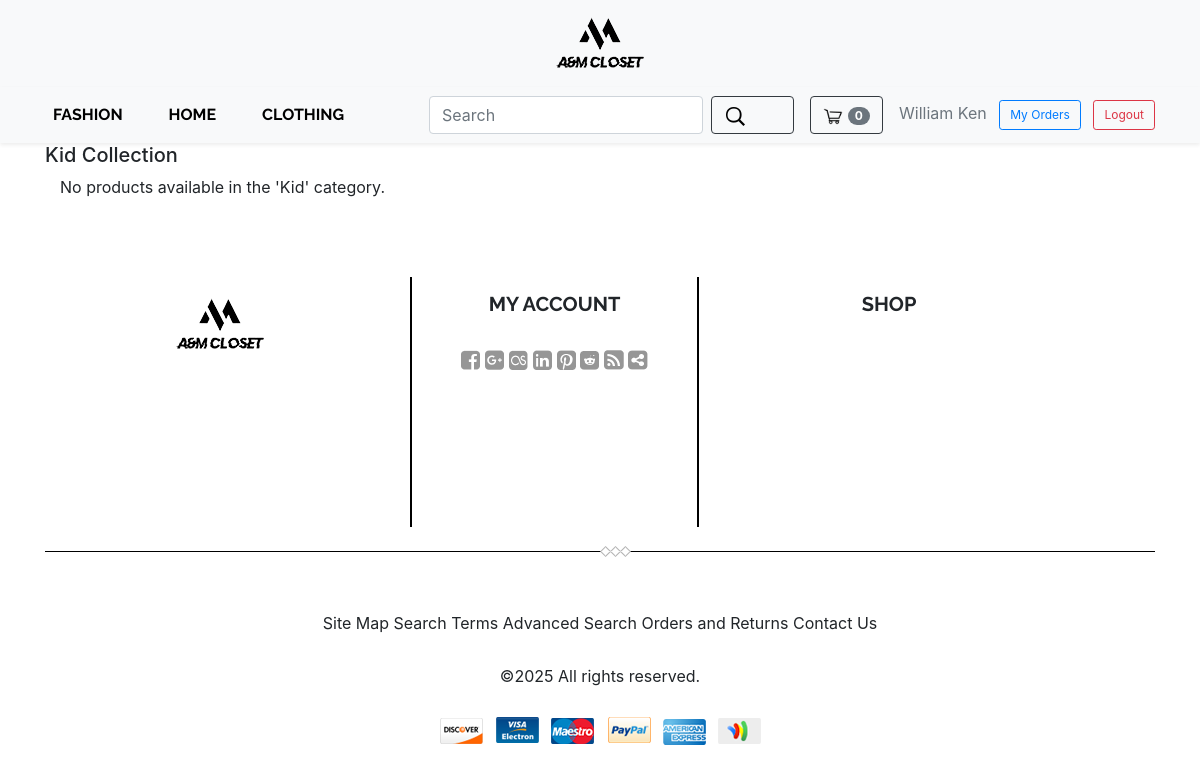
Before: /Others.php?tags=Kid (signed in) with the older database file.
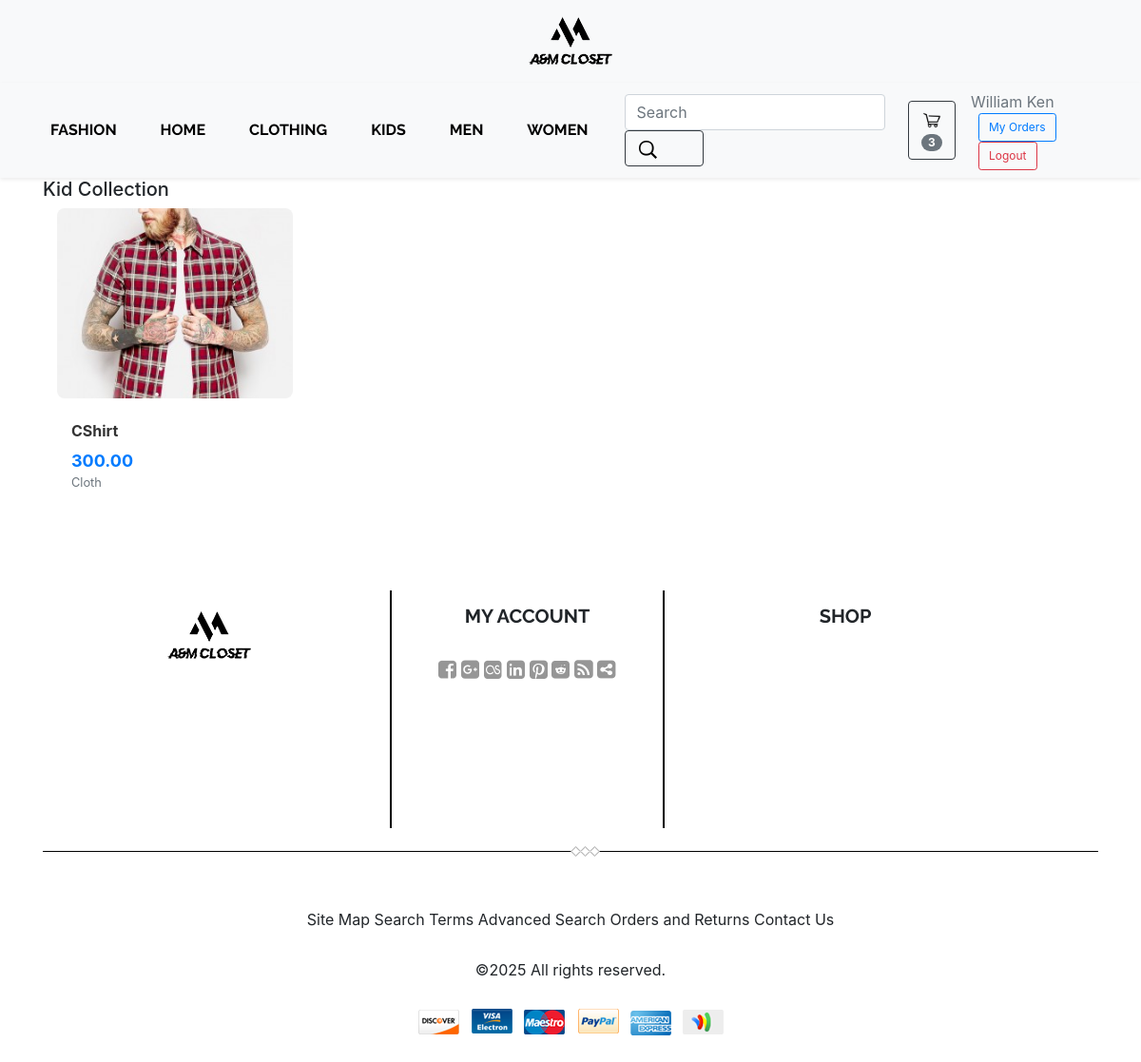
After: the same page with the newer database file.
### tables this page shows
CREATE TABLE `product` (
  `p_id` int(100) NOT NULL,
  `name` varchar(100) NOT NULL,
  `category` varchar(100) NOT NULL,
  `description` varchar(100) NOT NULL,
  `tags` varchar(255) NOT NULL,
  `quantity` int(100) NOT NULL,
  `Price` int(100) NOT NULL,
  `imgname` varchar(100) NOT NULL
);

### Others.php (the view, shortened to what the changed rows need)
<?php
  include 'header.php';
  include 'lib/connection.php';
  $selected_category = isset($_GET['category']) ? $_GET['category'] : null;
  $selected_tags = isset($_GET['tags']) ? $_GET['tags'] : null;
  $filter_value = $selected_tags ? $selected_tags : $selected_category;
  if ($filter_value) {
    $sql = "SELECT * FROM product WHERE tags = '" . mysqli_real_escape_string($conn, $filter_value) . "'";
    $result = mysqli_query($conn, $sql);
    if (mysqli_num_rows($result) == 0) {
      $sql = "SELECT * FROM product WHERE category = '" . mysqli_real_escape_string($conn, $filter_value) . "'";
      $result = mysqli_query($conn, $sql);
    }
  } else {
    $sql = "SELECT * FROM product";
    $result = mysqli_query($conn, $sql);
  }
?>
<div class="container">
    <div class="container">
        <div class="row" id="productsContainer">
            <?php
            if (mysqli_num_rows($result) > 0) {
                while ($row = mysqli_fetch_assoc($result)) {
                    ?>
                    <div class="col-md-3 col-sm-6 col-6 product-item" data-category="<?php echo htmlspecialchars($row['category']); ?>">
                        <div class="product-item">
                            <a href="product_detail.php?id=<?php echo $row['p_id']; ?>" class="product-link">
                                <div class="product-image">
                                    <img src="admin/product_img/<?php echo $row['imgname']; ?>" alt="<?php echo $row['name']; ?>">
                                </div>
                                <div class="product-info">
                                    <h6><?php echo $row["name"]; ?></h6>
                                    <span class="price"><?php echo number_format($row["Price"], 2); ?></span>
                                    <small class="text-muted d-block"><?php echo $row["category"]; ?></small>
                                </div>
                            </a>
                        </div>
                    </div>
                    <?php
                }
            } else {
                if ($filter_value) {
                    echo "<div class='col-12'><p>No products available in the '" . htmlspecialchars($filter_value) . "' category.</p></div>";
                } else {
                    echo "<div class='col-12'><p>No products available.</p></div>";
                }
            }
            ?>
        </div>
    </div>
</div>
<?php
  include 'footer.php';
?>

### header.php (shortened to what the changed rows need)
<?php
  include "lib/connection.php";
  $result = null;
  if (isset($_SESSION['userid'])) {
      $id = $_SESSION['userid'];
      $sql = "SELECT * FROM cart WHERE userid='$id'";
      $result = $conn->query($sql);
  }
  $total = 0;
  if ($result && mysqli_num_rows($result) > 0) {
      while ($row = mysqli_fetch_assoc($result)) {
          $total++;
      }
  }
?>
<!DOCTYPE html>
<html lang="en">
<head>
    <link rel="stylesheet" href="css/bootstrap.min.css" >
    <link href="css/css2.css?family=Raleway:wght@700&display=swap" rel="stylesheet">
    <link rel="stylesheet" href="css/style.css">
    <link rel="stylesheet" href="css/responsive.css">
</head>
<body>
<nav class="navbar navbar-expand-lg navbar-light bg-light shadow-sm">
    <div class="container">
        <div class="collapse navbar-collapse" id="navbarNav">
            <ul class="navbar-nav mr-auto">
                <?php
                $tags_sql = "SELECT DISTINCT tags FROM product WHERE tags != '' AND tags IS NOT NULL ORDER BY tags";
                $tags_result = mysqli_query($conn, $tags_sql);
                if ($tags_result && mysqli_num_rows($tags_result) > 0) {
                    while ($tag_row = mysqli_fetch_assoc($tags_result)) {
                        $tag = $tag_row['tags'];
                        $display_name = ($tag == 'Kid') ? 'Kids' : $tag;
                        echo '<li class="nav-item"><a class="nav-link" href="Others.php?tags=' . urlencode($tag) . '">' . htmlspecialchars($display_name) . '</a></li>';
                    }
                }
                ?>
            </ul>
            <?php if (isset($_SESSION['userid'])): ?>
                <a class="btn btn-outline-dark ml-3" href="cart.php">
                    <img src="img/cart.png" alt="Cart" style="width: 20px;">
                    <span class="badge badge-pill badge-secondary"><?php echo $total; ?></span>
                </a>
            <?php endif; ?>
        </div>
    </div>
</nav>
</body>
</html>

Changed rows visible on the page:
added product: imgname (picture), name "CShirt", Price "300.00", category "Cloth"
Other visible differences:
$total: "0" → "3"
$filter_value: "Kid" → (not shown)
new list line: "KIDS"
new list line: "MEN"
new list line: "WOMEN"
text no longer shown: "No products available in the ' ' category."
